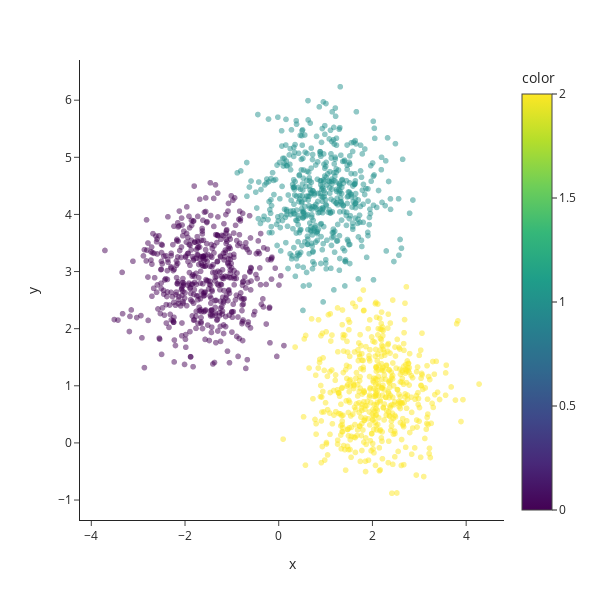

Source (notebook cell):
### Markdown cell above
Silhouette Score = $\frac{(b - a)}{max(a, b)}$

### Code cell
from sklearn.metrics import silhouette_score

# Re-create clusters
n_samples = 1500
X, y = datasets.make_blobs(n_samples=n_samples, centers=3, cluster_std=0.7, n_features=2, random_state=0)

kmeans = cluster.KMeans(n_clusters=3)
kmeans.fit(X)
pred = kmeans.predict(X)

print("Model 1 Silhouette Score: {}".format(silhouette_score(X, pred, metric='euclidean')))

# Matplotlib
# plt.figure(figsize=(5, 5))
# plt.scatter(X[:, 0], X[:, 1], c=pred, alpha=0.5)
# plt.show()

# Plotly
fig = px.scatter(x=X[:, 0], y=X[:, 1], color=pred, opacity=0.5)
fig.update_layout(height=600, width=600)
fig.show()

### Figure 1 — Plotly figure (JSON) as saved in the notebook; plotly's stock layout.template omitted (floating-point values rounded to 4 significant figures; data arrays with more than 128 entries replaced by an {"elided": "..."} marker saying what was removed)
{"data": [{"hovertemplate": "x=%{x}<br>y=%{y}<br>color=%{marker.color}<extra></extra>", "legendgroup": "", "marker": {"color": {"elided": "1500 int values"}, "coloraxis": "coloraxis", "opacity": 0.5, "symbol": "circle"}, "mode": "markers", "name": "", "showlegend": false, "type": "scattergl", "x": {"elided": "1500 float values"}, "xaxis": "x", "y": {"elided": "1500 float values"}, "yaxis": "y"}], "layout": {"coloraxis": {"colorbar": {"title": {"text": "color"}}, "colorscale": [[0, "#440154"], [0.1111, "#482878"], [0.2222, "#3e4989"], [0.3333, "#31688e"], [0.4444, "#26828e"], [0.5556, "#1f9e89"], [0.6667, "#35b779"], [0.7778, "#6ece58"], [0.8889, "#b5de2b"], [1, "#fde725"]]}, "height": 600, "legend": {"tracegroupgap": 0}, "margin": {"t": 60}, "width": 600, "xaxis": {"anchor": "y", "domain": [0, 1], "title": {"text": "x"}}, "yaxis": {"anchor": "x", "domain": [0, 1], "title": {"text": "y"}}}}
